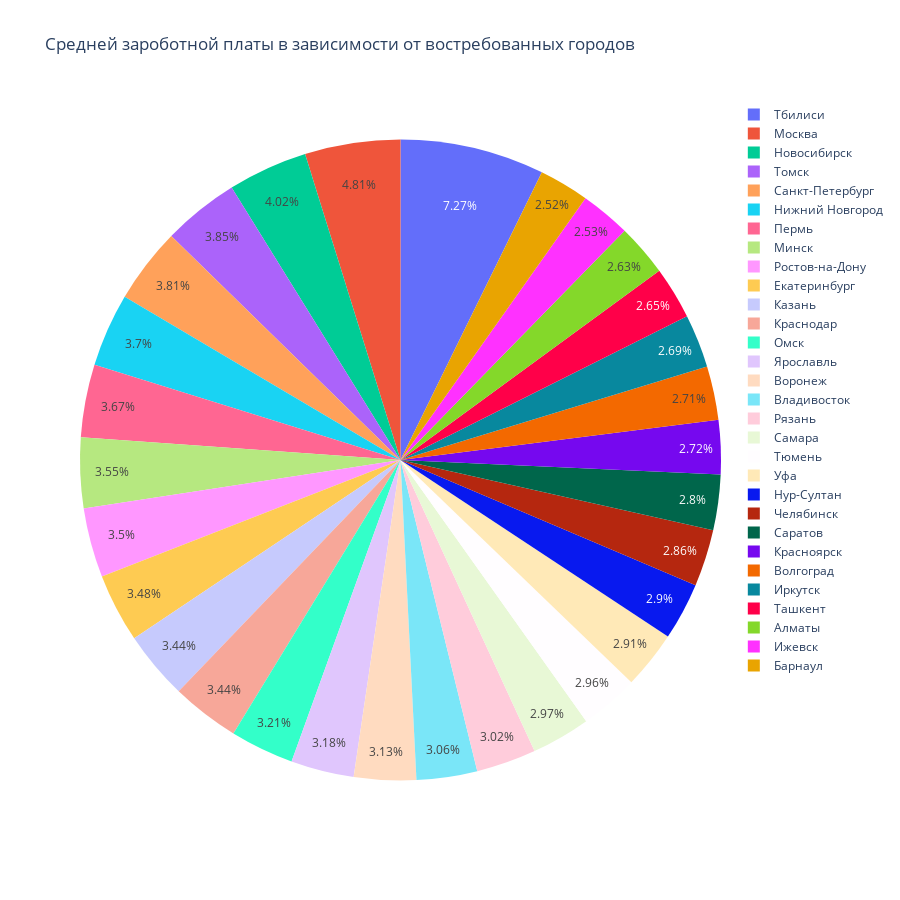

The notebook cell saved with this chart:
### Markdown cell above
#### Дполнительные исследования
Расчет средней зароботной платы в зависимости от востребованных городов по вакансиям

### Code cell
# текст запроса
query_4_6 = f'''
SELECT
    COUNT(v.ID) "Кол-во вакансий",                              -- выбираем столбец ID, задаём ему алиас cnt                  
    a.name "Город",                                             -- выбираем столбец name в таблице areas, задаём ему алиас "Город"
    ROUND(((AVG(salary_from))+(AVG(salary_to)))/2) "Средняя ЗП" -- расчитываем среднюю ЗП, задаём ему алиас "Средняя ЗП"
FROM
    public.vacancies v
LEFT JOIN public.areas a ON v.area_id=a.ID                      -- соединяем так, по скольку в запросе было количество вакансий, что бы ни одна не пропало, даже если регион не указан 
GROUP BY 2                                                      -- группируем по городу
ORDER BY 1 DESC                                                 -- cортируем по возрастанию колличество вакансий
LIMIT 30                                                                                       
            '''

# результат запроса
df = pd.read_sql_query(query_4_6, connection) # используем метод read_sql_query, чтобы получить результаты запроса сразу в виде датафрейма
display(df)

# Создаем круговую диаграмму для визуализации полученных данных
fig = px.pie(
    df,
    values='Средняя ЗП',
    names='Город',
    height=900,
    width=900,
    title='Средней зароботной платы в зависимости от востребованных городов',
)
fig.show()

### Figure 1 — Plotly figure (JSON) as saved in the notebook; plotly's stock layout.template omitted (floating-point values rounded to 4 significant figures)
{"data": [{"domain": {"x": [0, 1], "y": [0, 1]}, "hovertemplate": "Город=%{label}<br>Средняя ЗП=%{value}<extra></extra>", "labels": ["Москва", "Санкт-Петербург", "Минск", "Новосибирск", "Алматы", "Екатеринбург", "Нижний Новгород", "Казань", "Краснодар", "Самара", "Ростов-на-Дону", "Воронеж", "Ташкент", "Красноярск", "Нур-Султан", "Челябинск", "Пермь", "Уфа", "Томск", "Омск", "Саратов", "Тюмень", "Владивосток", "Тбилиси", "Ижевск", "Волгоград", "Иркутск", "Ярославль", "Барнаул", "Рязань"], "legendgroup": "", "name": "", "showlegend": true, "type": "pie", "values": [137002, 108570, 100918, 114422, 74868, 98946, 105327, 98030, 97814, 84521, 99550, 89100, 75327, 77546, 82686, 81447, 104573, 82852, 109653, 91292, 79831, 84340, 87031, 206946, 72080, 77043, 76507, 90614, 71745, 85864]}], "layout": {"height": 900, "legend": {"tracegroupgap": 0}, "title": {"text": "Средней зароботной платы в зависимости от востребованных городов"}, "width": 900}}
